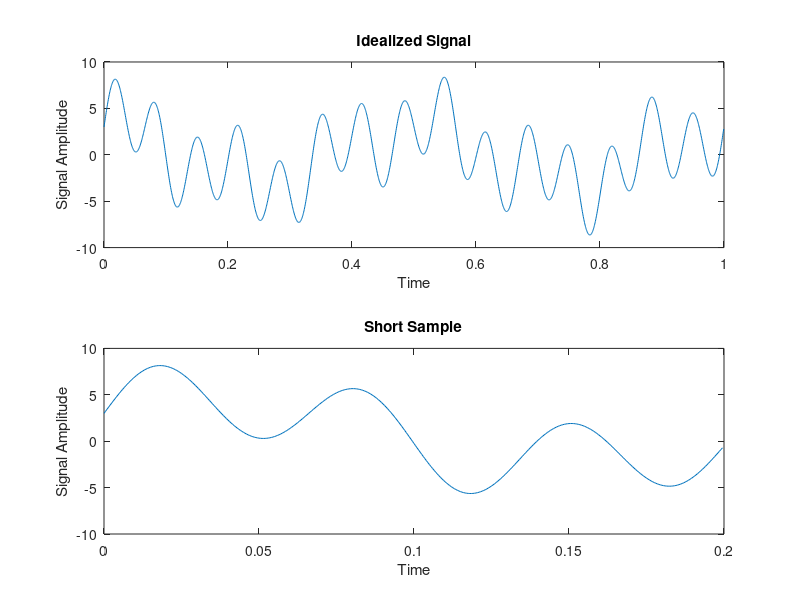

The MATLAB source for this figure: (Note: this script raises an error after producing the figure.)
%Compressed Sensing
%AMATH 582 Final Project
%J. Kasper, C. Houferak, J. Radler, S. Sun

%% Step 1: Known Signal
clc;
clear;
N = 2000; %total time length
t2 = linspace(0,1,N+1); t=t2(1:N);
S = 4*sin(15*t*(2*pi))+2*sin(6*t*(2*pi))+3*cos(2*t*(2*pi)); %idealized signal

n=400; %number of points to sample
samp = S(1:n)';

figure(1)
subplot(2,1,1)
plot(t,S)
xlabel('Time')
ylabel('Signal Amplitude')
title('Idealized Signal')

subplot(2,1,2)
plot(t(1:n),samp)
xlabel('Time')
ylabel('Signal Amplitude')
title('Short Sample')

deltaOmega = 1; %frequency difference

%generate Discrete Sine matrix
for j = 1:n
    for k = 1:N
        F(j,k) = (2/pi)*deltaOmega*sin(j*t(k));
    end
end

% % generate Discrete Cosine matrix
% for j = 1:n
%     for k = 1:N
%         F(j,k) = (2/pi)*deltaOmega*cos(j*t(k));
%     end
% end

%solve the equation F*x = samp
sigma = 0.05;
opts = spgSetParms('verbosity',0);         % Turn off the SPGL1 log output
x = spg_bpdn(F, samp, sigma, opts);

%norm(samp-F*x)

csSignal = zeros(size(t));
for i = 1:N
    csSignal = csSignal + sin(deltaOmega*t*i)*x(i);
end

x = x/max(abs(x)); %normalize

figure(2)
plot(t,csSignal)
xlabel('Time')
ylabel('Signal Amplitude')
title('Compressed Sensing Signal')


St2 = abs(fftshift(fft(S)));
St = St2(N/2+1:N)/max(St2);

sampt2 = abs(fftshift(fft(samp)));
sampt = sampt2(n/2:n)/max(sampt2);

for i = 1:length(t)
    freq(i) = i/(2*pi);
end

for i = 1:length(St)
    freq2(i) = i;
end

for i = 1:length(sampt)
    freq3(i) = (N/n)*(i-1);
end

figure(3)
hold on
subplot(3,1,1), plot(freq2,St);
title('Ideal Frequency Spectrum')
xlabel('Frequency (Hz)')
ylabel('Normalized Intensity')
axis([0 100 -.2 1])
subplot(3,1,2), plot(freq,x)
title('Compressed Sensing Frequency Spectrum')
xlabel('Frequency (Hz)')
ylabel('Normalized Intensity')
axis([0 100 -.2 1])
subplot(3,1,3), plot(freq3,sampt)
title('Fourier Transform Frequency Spectrum')
xlabel('Frequency (Hz)')
ylabel('Normalized Intensity')
axis([0 100 -.2 1])
hold off

%% Step 2:
